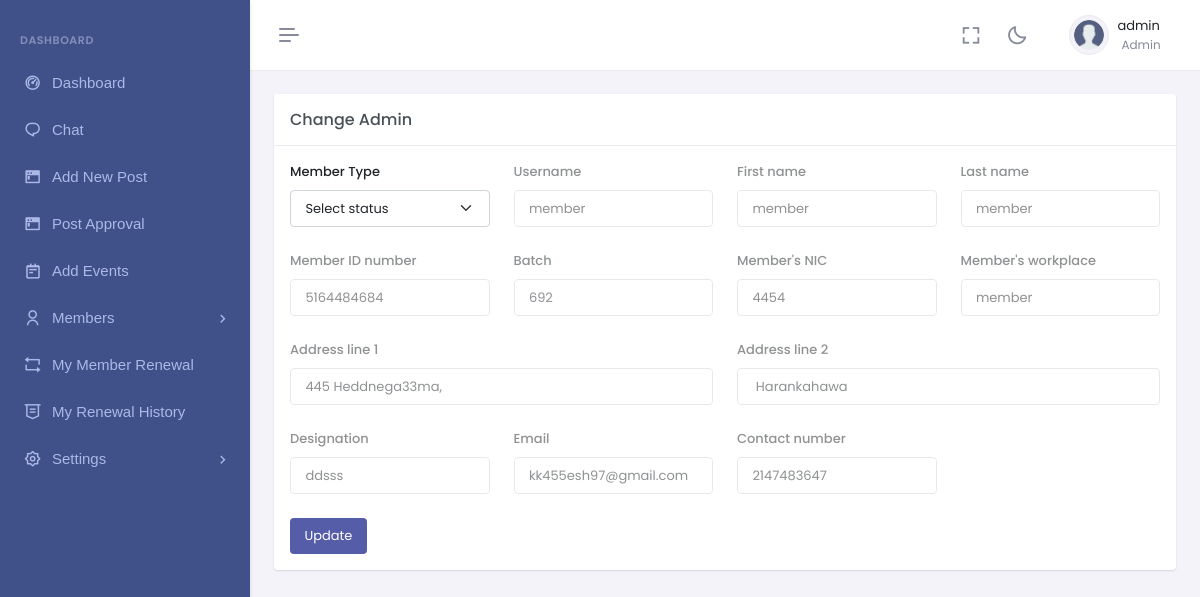
/change_admin.php?member_id=21 (signed in), run on the app's committed database.
### tables this page shows
CREATE TABLE `members` (
  `member_id` int(11) NOT NULL,
  `member_username` varchar(255) NOT NULL,
  `member_first_name` varchar(255) NOT NULL,
  `member_last_name` varchar(255) NOT NULL,
  `member_id_no` varchar(255) NOT NULL,
  `member_batch` varchar(255) DEFAULT NULL,
  `member_address` varchar(255) DEFAULT NULL,
  `member_address_line2` varchar(255) DEFAULT NULL,
  `member_nic` varchar(255) DEFAULT NULL,
  `role` varchar(255) DEFAULT NULL,
  `member_wrokplace` varchar(255) DEFAULT NULL,
  `member_designation` varchar(255) DEFAULT NULL,
  `member_email` varchar(255) NOT NULL,
  `contact_number` varchar(100) NOT NULL,
  `profile_pic` varchar(255) DEFAULT NULL,
  `password` varchar(255) NOT NULL,
  `confirm_password` varchar(255) NOT NULL,
  `status` varchar(255) DEFAULT NULL
);

### change_admin.php (the view, shortened to what this page needs)
<?php
require 'db.php';
$member_id = $_GET['member_id'];
$result = $conn->query("SELECT * FROM members WHERE member_id=$member_id");
$admncng = $result->fetch_assoc();
?>
<!doctype html>
<html lang="en" data-layout="vertical" data-topbar="light" data-sidebar="dark" data-sidebar-size="lg" data-sidebar-image="none" data-preloader="disable" data-theme="default" data-theme-colors="default">
<head>
    <link href="assets/css/bootstrap.min.css" rel="stylesheet" type="text/css" />
    <link href="assets/css/icons.min.css" rel="stylesheet" type="text/css" />
    <link href="assets/css/app.min.css" rel="stylesheet" type="text/css" />
    <link href="assets/css/custom.min.css" rel="stylesheet" type="text/css" />
</head>
<body>
    <div id="layout-wrapper">
        <?php include './inc/admin_header.php'; ?>
        <?php include './inc/admin_sidebar.php'; ?>
        <div class="main-content">
            <div class="page-content">
                <div class="container-fluid">
                    <div class="row">
                        <div class="col-lg-12">
                            <div class="card">
                                <div class="card-header align-items-center d-flex">
                                    <h4 class="card-title mb-0 flex-grow-1">Change Admin</h4>
                                </div>
                                <div class="card-body">
                                    <div class="live-preview">
                                    <form method="post">
                                            <div class="row gy-4">
                                            <div class="col-lg-3 col-md-6" >
                                                    <div class="form-group">
                                                        <label for="role_id">Member Type</label>
                                                        <select class="form-select" id="role_id"  name="role">
                                                        <option value="<?= $admncng['role'] ?>" selected>Select status</option>
                                                        </select>
                                                    </div>
                                                </div>
                                                <div class="col-lg-3 col-md-6" style="opacity: 0.5;" >
                                                    <div>
                                                        <label for="basiInput" class="form-label">Username</label>
                                                        <input type="text" value="<?= $admncng['member_username'] ?>" class="form-control" name="member_username" readonly>
                                                    </div>
                                                </div>
                                                <div class="col-lg-3 col-md-6" style="opacity: 0.5;">
                                                    <div>
                                                        <label for="basiInput" class="form-label">First name</label>
                                                        <input type="text" value="<?= $admncng['member_first_name'] ?>" class="form-control" name="member_first_name" readonly>
                                                    </div>
                                                </div>
                                                <div class="col-lg-3 col-md-6" style="opacity: 0.5;">
                                                    <div>
                                                        <label for="basiInput" class="form-label">Last name</label>
                                                        <input type="text" value="<?= $admncng['member_last_name'] ?>" class="form-control" name="member_last_name" readonly>
                                                    </div>
                                                </div>
                                                <div class="col-lg-3 col-md-6" style="opacity: 0.5;">
                                                    <div>
                                                        <label for="valueInput" class="form-label">Member ID number</label>
                                                        <input type="text" value="<?= $admncng['member_id_no'] ?>" class="form-control" name="member_id_no" readonly>
                                                    </div>
                                                </div>
                                                <div class="col-lg-3 col-md-6" style="opacity: 0.5;">
                                                    <div>
                                                        <label for="basiInput" class="form-label">Batch</label>
                                                        <input type="text" value="<?= $admncng['member_batch'] ?>" class="form-control" name="member_batch" readonly>
                                                    </div>
                                                </div>
                                                <div class="col-lg-3 col-md-6" style="opacity: 0.5;">
                                                    <div>
                                                        <label for="basiInput" class="form-label">Member's NIC</label>
                                                        <input type="text" value="<?= $admncng['member_nic'] ?>" class="form-control" name="member_nic" readonly>
                                                    </div>
                                                </div>
                                                <div class="col-lg-3 col-md-6" style="opacity: 0.5;">
                                                    <div>
                                                        <label for="exampleInputdate" class="form-label">Member's workplace</label>
                                                        <input type="text" value="<?= $admncng['member_username'] ?>" class="form-control" name="member_wrokplace" readonly>
                                                    </div>
                                                </div>
                                                <div class="col-lg-6 col-md-6" style="opacity: 0.5;">
                                                    <div>
                                                        <label for="exampleInputdate" class="form-label">Address line 1</label>
                                                        <input type="text" value="<?= $admncng['member_address'] ?>" class="form-control" name="member_address" readonly>
                                                    </div>
                                                </div>
                                                <div class="col-lg-6 col-md-6" style="opacity: 0.5;">
                                                    <div>
                                                        <label for="exampleInputdate" class="form-label">Address line 2</label>
                                                        <input type="text" value="<?= $admncng['member_address_line2'] ?>" class="form-control" name="member_address_line2" readonly>
                                                    </div>
                                                </div>
                                                <div class="col-lg-3 col-md-6" style="opacity: 0.5;">
                                                    <div>
                                                        <label for="exampleFormControlTextarea5" class="form-label">Designation</label>
                                                        <input type="text" value="<?= $admncng['member_designation'] ?>" class="form-control" name="member_designation" readonly>
                                                    </div>
                                                </div>
                                                <div class="col-lg-3 col-md-6" style="opacity: 0.5;">
                                                    <div>
                                                        <label for="formtextInput" class="form-label">Email</label>
                                                        <input type="email" value="<?= $admncng['member_email'] ?>" class="form-control form-control-icon" name="member_email" id="iconrightInput" placeholder="example@gmail.com" readonly>
                                                    </div>
                                                </div>
                                                <div class="col-lg-3 col-md-6" style="opacity: 0.5;">
                                                    <div>
                                                        <label for="exampleFormControlTextarea5" class="form-label">Contact number</label>
                                                        <input type="text" value="<?= $admncng['contact_number'] ?>" class="form-control" name="contact_number" id="basiInput" readonly>
                                                    </div>
                                                </div>
                                             <div class="col-lg-3 col-md-6" style="opacity: 0.5;">
                                                </div>
                                                <div class="col-12">
                                                <button class="btn btn-primary" type="submit" onclick="validatePassword()">Update</button>
                                                </div>
                                            </div>
                                        </form>
                                    </div>
                                </div>
                            </div>
                        </div>
                    </div>
                </div>
            </div>
        </div>
</body>
</html>

### data on the page
members: member_username "member", member_first_name "member", member_last_name "member", member_id_no "5164484684", member_batch "692", member_nic "4454", member_wrokplace "member", member_address "445 Heddnega33ma,", member_address_line2 "Harankahawa", member_designation "ddsss", member_email "kk455esh97@gmail.com", contact_number "2147483647"

### other printed values
$_SESSION['member_username'] "admin"
